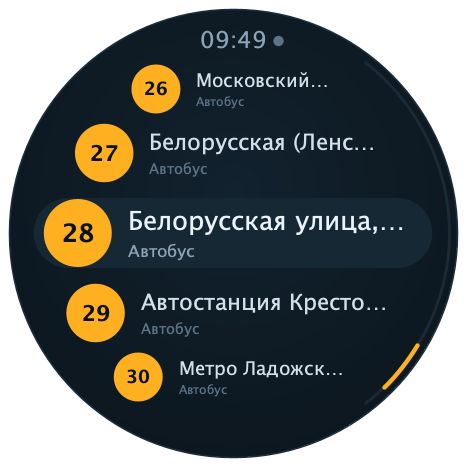
#> input picture tests/preview/13-spb-routes.png, 466 x 466 px, found by its file name
$ python make_screenshots.py ../tests/preview/13-spb-routes.png out.png
#> lines starting #> are read from the running program, lines starting #| are printed output that depends on the picture; after the words box and inside, x2 and y2 are one past the last pixel; in counts of white or black regions, pixels touching at a corner belong together
#!/usr/bin/env python3
"""Composes marketing screenshots from the real UI renders.

Usage: python3 tools/make_screenshots.py <rendered_dir> <out_dir> [scale]
The renders come from `Preview <fixtures> <dir> 2` (932x932 PNGs).
"""
import os
import sys
from PIL import Image, ImageDraw, ImageFont, ImageFilter

FONT_BOLD = "/System/Library/Fonts/Supplemental/Arial Bold.ttf"
FONT_REG = "/System/Library/Fonts/Supplemental/Arial.ttf"

BG_TOP = (10, 16, 22)
BG_BOTTOM = (19, 32, 43)
AMBER = (255, 176, 32)
TEXT = (244, 248, 251)
MUTED = (159, 179, 196)
BEZEL = (14, 22, 29)
RING = (43, 59, 73)


def font(size, bold=True):
    return ImageFont.truetype(FONT_BOLD if bold else FONT_REG, size)


def gradient(w, h, top, bottom):
    img = Image.new("RGB", (w, h), top)
    d = ImageDraw.Draw(img)
    for y in range(h):
        k = y / max(1, h - 1)
        d.line([(0, y), (w, y)], fill=(
            int(top[0] + (bottom[0] - top[0]) * k),
            int(top[1] + (bottom[1] - top[1]) * k),
            int(top[2] + (bottom[2] - top[2]) * k)))
    return img


def glow(canvas, cx, cy, radius, color=AMBER, strength=70):
    layer = Image.new("RGBA", canvas.size, (0, 0, 0, 0))
    d = ImageDraw.Draw(layer)
    for i in range(10, 0, -1):
        r = int(radius * i / 10)
        a = int(strength * (1 - i / 10) ** 1.6)
        d.ellipse((cx - r, cy - r, cx + r, cy + r), fill=color + (a,))
    layer = layer.filter(ImageFilter.GaussianBlur(radius // 6))
    canvas.alpha_composite(layer)


def wrap(draw, text, fnt, max_w):
    words, lines, cur = text.split(), [], ""
    for w in words:
        probe = (cur + " " + w).strip()
        if draw.textlength(probe, font=fnt) <= max_w:
            cur = probe
        else:
            if cur:
                lines.append(cur)
            cur = w
    if cur:
        lines.append(cur)
    return lines


def watch(screen_path, diameter):
    """Round watch: shadow, bezel and the app screen clipped into a circle."""
    screen = Image.open(screen_path).convert("RGBA").resize((diameter, diameter), Image.LANCZOS)
    mask = Image.new("L", (diameter, diameter), 0)
    ImageDraw.Draw(mask).ellipse((0, 0, diameter - 1, diameter - 1), fill=255)
    screen.putalpha(mask)

    pad = 26
    size = diameter + pad * 2
    img = Image.new("RGBA", (size, size), (0, 0, 0, 0))
    d = ImageDraw.Draw(img)
    d.ellipse((pad, pad, size - pad, size - pad), fill=BEZEL)
    d.ellipse((pad, pad, size - pad, size - pad), outline=RING, width=10)
    img.alpha_composite(screen, (pad, pad))
    return img


def drop_shadow(canvas, box, radius=40, alpha=150):
    layer = Image.new("RGBA", canvas.size, (0, 0, 0, 0))
    ImageDraw.Draw(layer).ellipse(box, fill=(0, 0, 0, alpha))
    layer = layer.filter(ImageFilter.GaussianBlur(radius))
    canvas.alpha_composite(layer)


def card(shot, kicker, title, subtitle, out, w=1200, h=1500):
    canvas = gradient(w, h, BG_TOP, BG_BOTTOM).convert("RGBA")
    glow(canvas, w // 2, 880, 700, strength=90)

    d = ImageDraw.Draw(canvas)
    d.text((w // 2, 110), kicker, font=font(22), fill=AMBER, anchor="ma")
    d.text((w // 2, 165), title, font=font(58), fill=TEXT, anchor="ma")
    y = 250
    for line in wrap(d, subtitle, font(28, False), w - 260):
        d.text((w // 2, y), line, font=font(28, False), fill=MUTED, anchor="ma")
        y += 40

    diameter = 780
    art = watch(shot, diameter)
    x = (w - art.width) // 2
    yy = 760 - art.height // 2
    drop_shadow(canvas, (x + 30, yy + 54, x + art.width - 30, yy + art.height - 10), 46, 190)
    canvas.alpha_composite(art, (x, yy))

    d = ImageDraw.Draw(canvas)
    d.ellipse((w // 2 - 88, h - 120, w // 2 - 76, h - 108), fill=AMBER)
    d.text((w // 2 - 62, h - 126), "Автобусы", font=font(30), fill=TEXT)
    d.text((w // 2 - 62, h - 84), "живые данные · 22 города", font=font(20, False), fill=MUTED)
    canvas.convert("RGB").save(out, quality=95)
    print("card:", os.path.basename(out))


# [47 lines left out: functions hero, banner, not called in this run]


if __name__ == "__main__":
    renders = sys.argv[1]
    out = sys.argv[2]
    os.makedirs(out, exist_ok=True)
    r = lambda n: os.path.join(renders, n)

    card(r("13-spb-routes.png"), "МАРШРУТЫ", "Выбор маршрута",
         "Все автобусы, троллейбусы и трамваи города в одном списке",
         os.path.join(out, "01-routes.png"))
#> in glow, `layer = Image.new("RGBA", canvas.size, (0, 0, 0, 0))`: layer: PIL image 1200x1500 RGBA; every value is 0
#> in glow, `canvas.alpha_composite(layer)`:
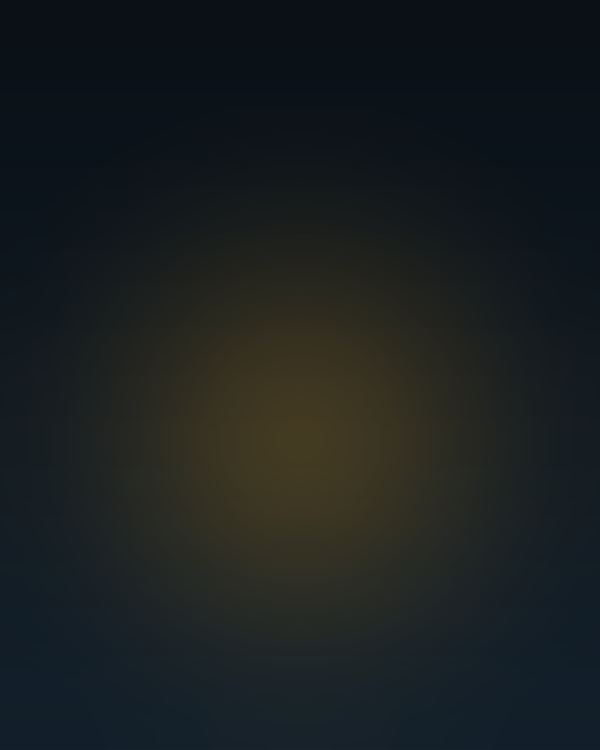
#> canvas: PIL image 1200x1500 RGBA (shown at 1/2 size); mean R, G, B, A 26.2, 31.2, 31.9, 255
#> in wrap, `words, lines, cur = text.split(), [], ""`: words = ['Все', 'автобусы,', 'троллейбусы', 'и', 'трамваи', 'города', 'в', 'одном', 'списке']; cur = ''
#> the loop in card, `for line in wrap(d, subtitle, font(28, False), w - 260):` made 1 pass
#> y on pass 1: 290
#> after the loop in card, `for line in wrap(d, subtitle, font(28, False), w - 260):`: y = 290
#> in watch, `mask = Image.new("L", (diameter, diameter), 0)`: mask: PIL image 780x780 L; every value is 0
#> in watch, `ImageDraw.Draw(mask).ellipse((0, 0, diameter - 1, diameter - 1), fill=..`:
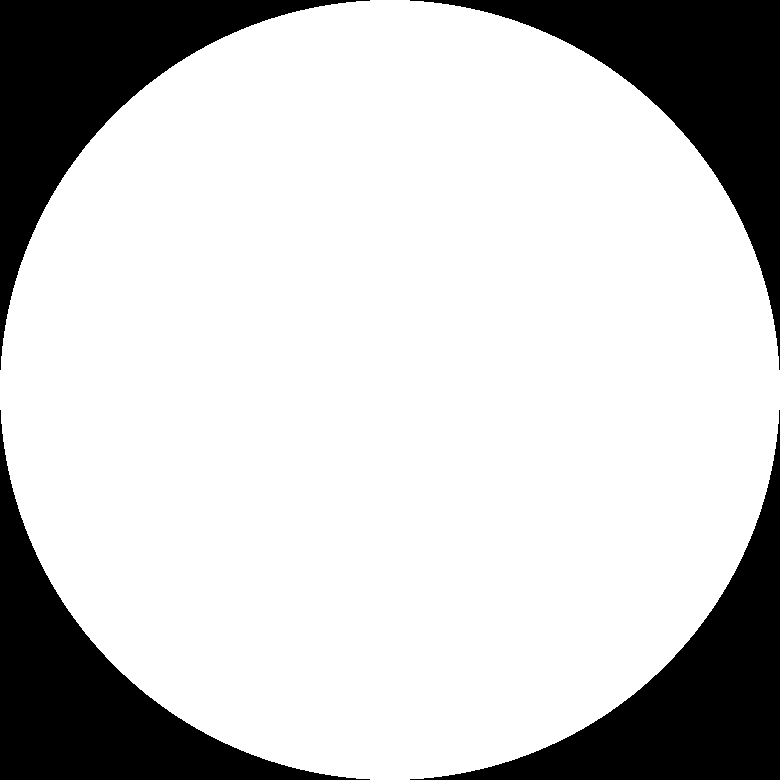
#> mask: PIL image 780x780 L; 78.5% white; 4 black regions, box (x1, y1, x2, y2) and area: (0, 0, 370, 370) 32666, (410, 0, 780, 370) 32666, (0, 410, 370, 780) 32666, (410, 410, 780, 780) 32666
#> in watch, `img = Image.new("RGBA", (size, size), (0, 0, 0, 0))`: img: PIL image 832x832 RGBA; every value is 0
#> in drop_shadow, `layer = layer.filter(ImageFilter.GaussianBlur(radius))`:
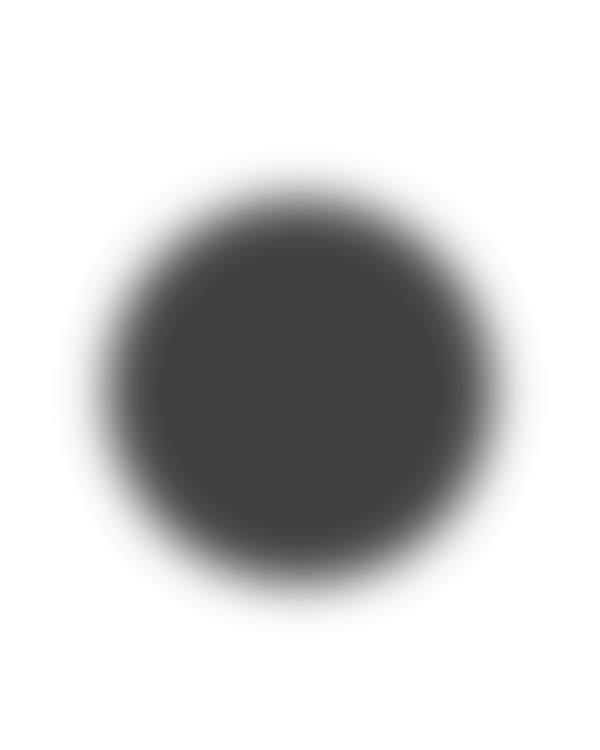
#> layer: PIL image 1200x1500 RGBA (shown at 1/2 size); mean R, G, B, A 0, 0, 0, 49.3; transparent parts drawn white
    card(r("14-spb-stops.png"), "ОСТАНОВКИ", "Где автобус",
         "Зелёные кружки — машина уже здесь, ~N′ — через сколько минут",
         os.path.join(out, "02-stops.png"))
#> call 2 of card, with kicker = 'ОСТАНОВКИ', title = 'Где автобус', out = 'out.png/02-stops.png', w = 1200, h = 1500
#> the loop in card (call 2), `for line in wrap(d, subtitle, font(28, False), w - 260):` made 2 passes
#> (line, y) on pass 2: ('минут', 330)
#> after the loop in card (call 2), `for line in wrap(d, subtitle, font(28, False), w - 260):`: y = 330
#> call 2 of watch, with diameter = 780
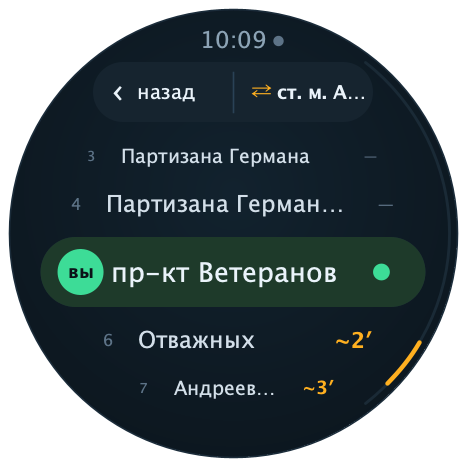
#> input picture tests/preview/14-spb-stops.png, 466 x 466 px, found by its file name
#> in card (call 2), `canvas.convert("RGB").save(out, quality=95)`:
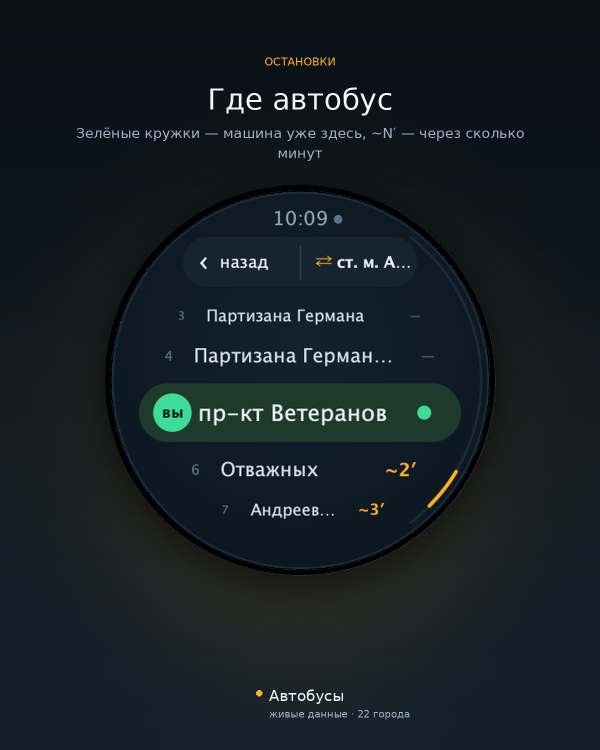
#> saved as 02-stops.png: PIL image 1200x1500 RGB (shown at 1/2 size); mean R, G, B 21.6, 31.1, 36
    card(r("15-spb-stop-menu.png"), "ДЕЙСТВИЯ", "Я здесь и жду",
         "Отметьте остановку — часы завибрируют и разбудят вас при прибытии",
         os.path.join(out, "03-stop-menu.png"))
#> call 3 of card, with kicker = 'ДЕЙСТВИЯ', title = 'Я здесь и жду', out = 'out.png/03-stop-menu.png', w = 1200, h = 1500
#> the loop in card (call 3), `for line in wrap(d, subtitle, font(28, False), w - 260):` made 2 passes
#> call 3 of watch, with diameter = 780
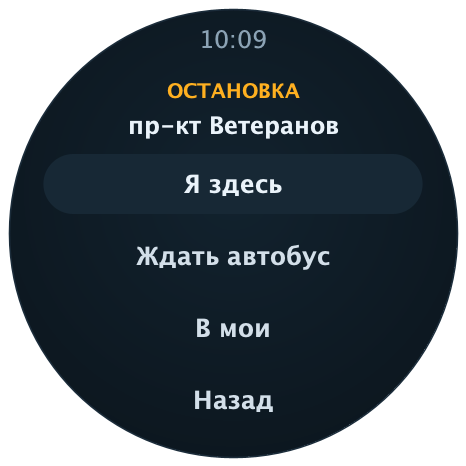
#> input picture tests/preview/15-spb-stop-menu.png, 466 x 466 px, found by its file name
#> in card (call 3), `canvas.convert("RGB").save(out, quality=95)`:
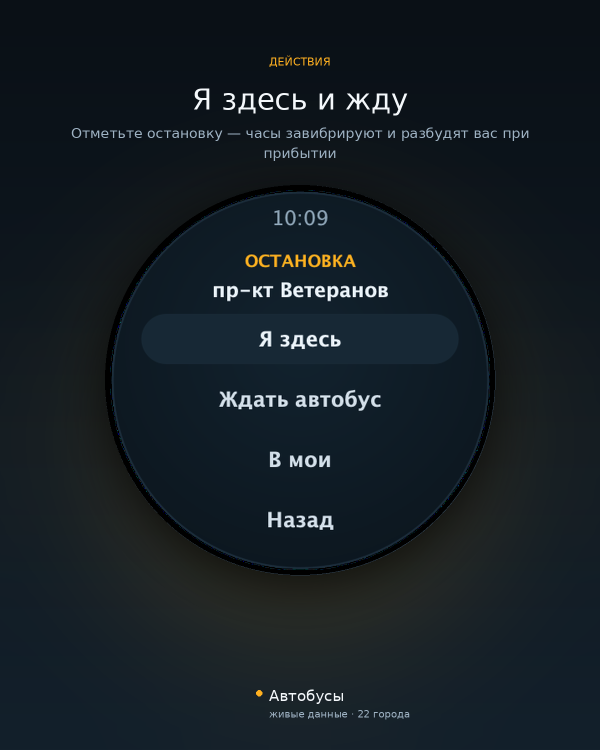
#> saved as 03-stop-menu.png: PIL image 1200x1500 RGB (shown at 1/2 size); mean R, G, B 21.1, 29.7, 35.7
    card(r("17-spb-cities.png"), "ГОРОДА", "22 города России",
         "Город определяется по GPS или выбирается вручную в настройках",
         os.path.join(out, "04-cities.png"))
#> (the run stopped early here; a loop or call above may not have finished)
